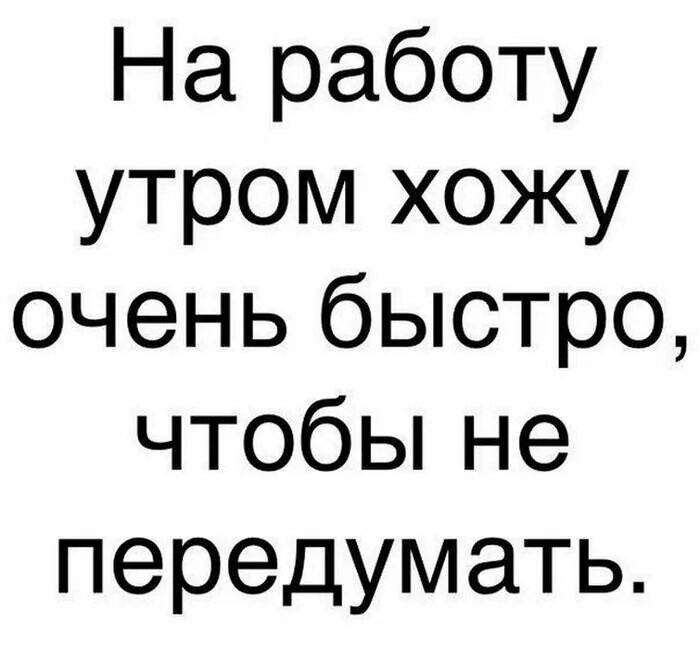
#> input picture test1CV2/image.jpeg, 700 x 649 px, found by its file name
$ jupyter execute --allow-errors Test2OpenCV.ipynb
#> lines starting #> are read from the running program, lines starting #| are printed output that depends on the picture
<!-- pip install opencv-python
pip install numpy
pip install opencv-python-headless # If you do not need GUI features -->
Чтение и отображение изображений
Чтобы прочитать и отобразить изображение с помощью OpenCV, вы можете использовать следующий код:
источник:https://vc.ru/u/1389654-machine-learning/661520-osvoenie-opencv-s-pomoshchyu-python-polnoe-rukovodstvo-po-obrabotke-izobrazheniy-i-kompyuternomu-zreniyu

[cell 1]
import cv2

# Read an image from a file
image = cv2.imread('C:/Users/XE/Documents/SRC/Test1CV2/test1CV2/image.jpeg')
#> image is the input picture: shape (649, 700, 3); min 0, max 255, mean 220.4

# Display the image in a window
cv2.imshow('Image', image)

# Wait for a key press and close the window
cv2.waitKey(0)
cv2.destroyAllWindows()

[cell 2]
import cv2
img = cv2.imread('C:/src/Python/OpenCV/20230619AND.JPG')
cv2.imshow('ImageWindow', img)
cv2.waitKey(0)
cv2.destroyAllWindows()

Вот как изменить размер, повернуть и перевернуть изображение с помощью OpenCV:

[cell 3]
import cv2
print(cv2.__version__)

[cell 4]
import cv2

# Read an image from a file
image = cv2.imread('image.jpg')

# Resize the image
resized_image = cv2.resize(image, (100, 100)) # Resize the image to 100x100 pixels
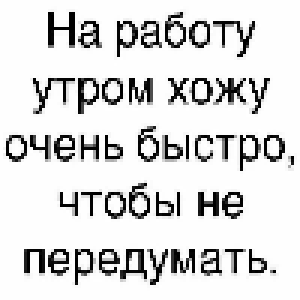
#> resized_image: shape (100, 100, 3) (shown 3 times larger); min 0, max 255, mean 219.7

# Rotate the image
(rows, cols) = image.shape[:2] # Get the number of rows and columns in the original image
#> rows = 649; cols = 700
center = (cols // 2, rows // 2) # Calculate the center point of the image
#> center = (350, 324)
rotation_matrix = cv2.getRotationMatrix2D(center, 45, 1) # Create a rotation matrix for a 45-degree rotation around the center point
rotated_image = cv2.warpAffine(image, rotation_matrix, (cols, rows))  # Apply the rotation to the original image
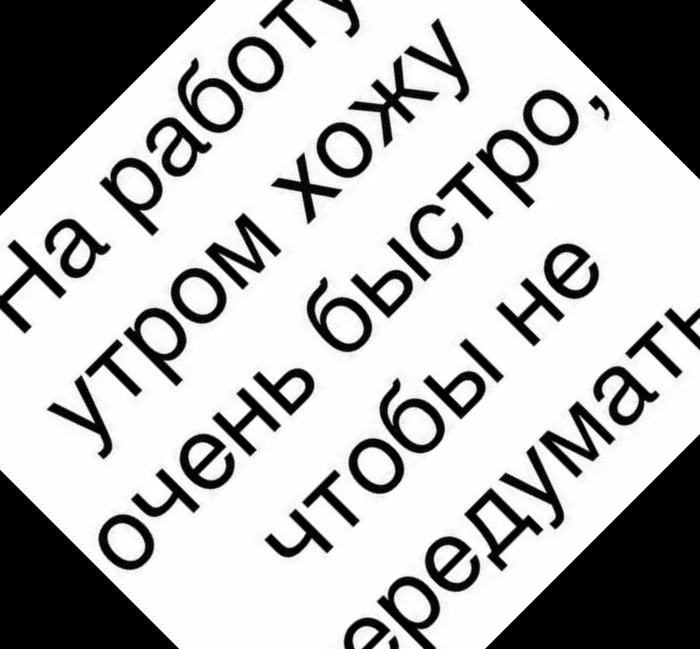
#> rotated_image: shape (649, 700, 3); min 0, max 255, mean 178.5

# Flip the image
flipped_image = cv2.flip(image, 1) # 0 for vertical flip, 1 for horizontal flip, -1 for both
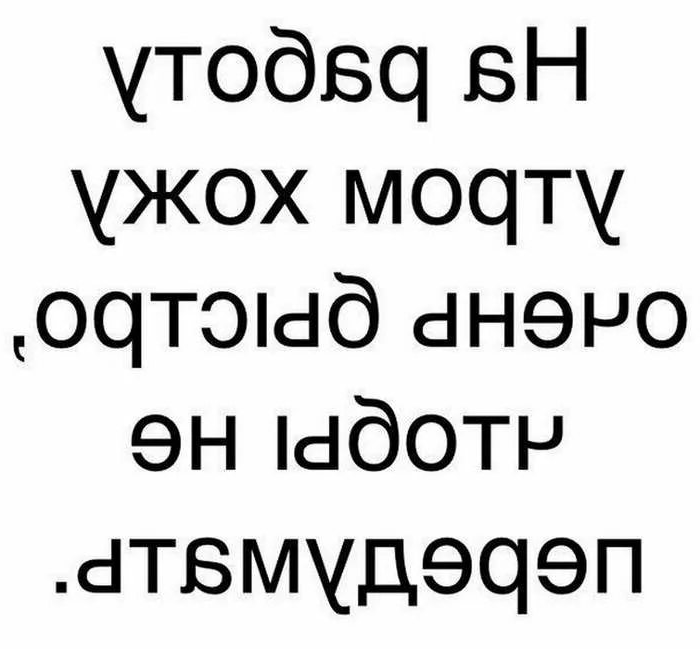
#> flipped_image: shape (649, 700, 3); min 0, max 255, mean 220.4

# Display the images
cv2.imshow('Original', image)
cv2.imshow('Resized', resized_image)
cv2.imshow('Rotated', rotated_image)
cv2.imshow('Flipped', flipped_image)
cv2.waitKey(0) # Wait for a key press
cv2.destroyAllWindows() # Close all windows

[cell 5]
import cv2
print(cv2.__version__)

Преобразование цветовых пространств
OpenCV позволяет конвертировать изображения между различными цветовыми пространствами, такими как RGB, HSV и оттенки серого:

[cell 6]
import cv2

# Read an image from a file
image = cv2.imread('image.jpg')

# Convert the image to grayscale
gray_image = cv2.cvtColor(image, cv2.COLOR_BGR2GRAY)

# Convert the image to HSV
hsv_image = cv2.cvtColor(image, cv2.COLOR_BGR2HSV) # Hue, Saturation, Value
#> hsv_image: shape (649, 700, 3); mean H, S, V 0, 0, 220.4

# Display the images
cv2.imshow('Original', image)
cv2.imshow('Grayscale', gray_image)
cv2.imshow('HSV', hsv_image)
cv2.waitKey(0)
cv2.destroyAllWindows()
